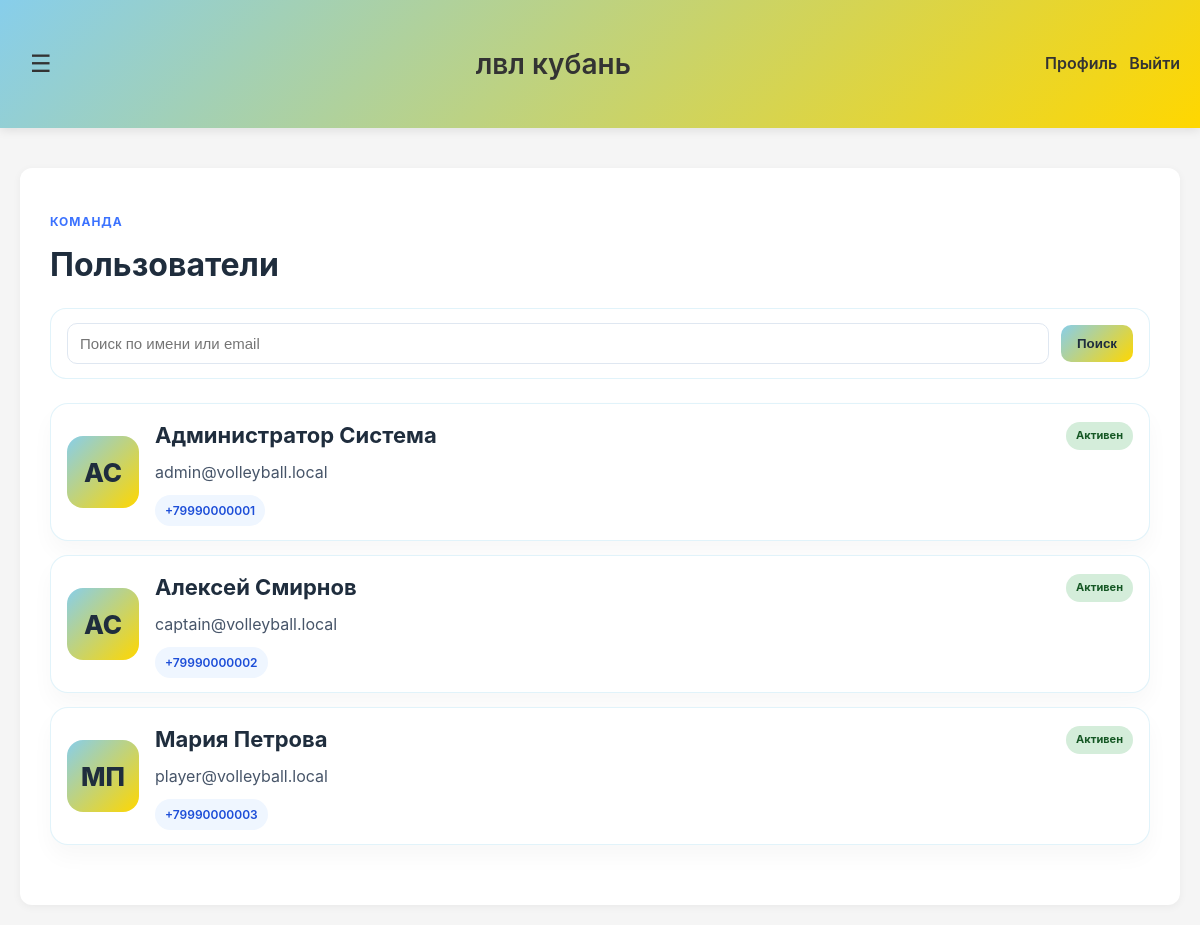
Screenshot of /accounts/users/ (signed in) with the database file from the repository.
### accounts/models.py (models this page shows, shortened)
class User(AbstractUser):
    username = None
    email = models.EmailField('Email', unique=True)
    full_name = models.CharField('ФИО', max_length=255)
    phone = models.CharField('Телефон', max_length=50, blank=True)
    vk = models.CharField('VK', max_length=255, blank=True)
    telegram = models.CharField('Telegram', max_length=255, blank=True)
    max = models.CharField('Max', max_length=255, blank=True)
    height = models.PositiveSmallIntegerField('Рост', null=True, blank=True)
    photo = models.ImageField('Фото', upload_to='users/', blank=True, null=True)
    birth_date = models.DateField('Дата рождения', null=True, blank=True)
    rank = models.CharField('Разряд', max_length=100, blank=True)
    USERNAME_FIELD = 'email'
    REQUIRED_FIELDS = ['full_name']
    objects = UserManager()
    class Meta:
        verbose_name = 'Пользователь'
        verbose_name_plural = 'Пользователи'
    @property
    def initials(self):
        if not self.full_name:
            return self.email[:2].upper() if self.email else 'U'
        parts = self.full_name.strip().split()
        if len(parts) >= 2:
            return (parts[0][0] + parts[-1][0]).upper()
        return self.full_name[:2].upper()

### accounts/views.py (the view)
# urls.py: path('users/', views.users_list_view, name='users_list'),
@login_required
def users_list_view(request):
    search = request.GET.get('search', '').strip()
    users = User.objects.order_by('full_name', 'email')
    if search:
        users = users.filter(
            models.Q(full_name__icontains=search) |
            models.Q(email__icontains=search)
        )
    return render(request, 'accounts/users_list.html', {'users': users, 'search': search})

### accounts/templates/accounts/users_list.html (shortened to what this page needs)
{% extends 'tournament/base.html' %}
{% block content %}
<div class="users-page">
    <div class="page-header">
        <div>
            <span class="eyebrow">Команда</span>
            <h2>Пользователи</h2>
        </div>
    </div>
    <form method="get" class="search-form">
        <input type="text" name="search" value="{{ search }}" placeholder="Поиск по имени или email">
        <button type="submit">Поиск</button>
    </form>
    {% if users %}
        <div class="users-list">
            {% for user in users %}
                <a href="{% url 'accounts:user_detail' user.id %}" class="user-row">
                    <div class="user-avatar">
                        {% if user.photo %}
                            <img src="{{ user.photo.url }}" alt="{{ user.full_name|default:user.email }}">
                        {% else %}
                            <div class="user-avatar-fallback">{{ user.initials }}</div>
                        {% endif %}
                    </div>
                    <div class="user-info">
                        <div class="user-topline">
                            <h3>{{ user.full_name|default:'Без имени' }}</h3>
                            {% if user.is_active %}
                                <span class="status status-active">Активен</span>
                            {% else %}
                                <span class="status status-banned">Заблокирован</span>
                            {% endif %}
                        </div>
                        <p>{{ user.email }}</p>
                        <div class="user-tags">
                            {% if user.phone %}<span>{{ user.phone }}</span>{% endif %}
                        </div>
                    </div>
                </a>
            {% endfor %}
        </div>
    {% else %}
        <div class="empty-state">Пользователи не найдены.</div>
    {% endif %}
</div>
{% endblock %}

### tournament/templates/tournament/base.html (style rules this page uses)
* { margin: 0; padding: 0; box-sizing: border-box; }
body { font-family: -apple-system, BlinkMacSystemFont, 'Segoe UI', Roboto, 'Helvetica Neue', Arial, sans-serif; background: #f5f5f5; color: #333; line-height: 1.6; }
.content h2 { color: #3b72ff; margin-bottom: 20px; font-size: 24px; }
.content h3 { color: #ffb700; margin-top: 30px; margin-bottom: 15px; font-size: 20px; }

### accounts/templates/accounts/users_list.html (style rules this page uses)
.users-page { padding: 10px 0 30px; }
.page-header { margin-bottom: 18px; }
.eyebrow { display: inline-block; font-size: 12px; font-weight: 700; text-transform: uppercase; letter-spacing: 0.08em; color: #3b72ff; margin-bottom: 8px; }
.page-header h2 { margin: 0; font-size: 32px; color: #1f2d3d; }
.search-form { display: flex; gap: 12px; align-items: center; flex-wrap: wrap; margin-bottom: 24px; background: white; border: 1px solid rgba(135, 206, 235, 0.25); border-radius: 16px; padding: 14px 16px; }
.search-form input { flex: 1; min-width: 220px; border: 1px solid #dfe7f1; border-radius: 10px; padding: 11px 12px; font-size: 15px; }
.search-form button, .search-form a { border-radius: 10px; padding: 11px 16px; font-weight: 600; text-decoration: none; }
.search-form button { border: none; background: linear-gradient(135deg, #87CEEB 0%, #FFD700 100%); color: #1f2d3d; cursor: pointer; }
.users-list { display: grid; gap: 14px; }
.user-row { display: flex; align-items: center; gap: 16px; background: white; border: 1px solid rgba(135, 206, 235, 0.25); border-radius: 18px; padding: 14px 16px; text-decoration: none; color: inherit; box-shadow: 0 12px 22px rgba(15, 23, 42, 0.03); transition: transform 0.2s ease, box-shadow 0.2s ease; }
.user-avatar { width: 72px; height: 72px; border-radius: 16px; overflow: hidden; flex-shrink: 0; background: #eef6ff; }
.user-avatar-fallback { width: 100%; height: 100%; display: flex; align-items: center; justify-content: center; font-size: 26px; font-weight: 800; color: #1f2d3d; background: linear-gradient(135deg, #87CEEB 0%, #FFD700 100%); }
.user-info { flex: 1; min-width: 0; }
.user-topline { display: flex; align-items: center; justify-content: space-between; gap: 12px; margin-bottom: 6px; }
.user-topline h3 { margin: 0; color: #1f2d3d; font-size: 22px; }
.status { display: inline-flex; align-items: center; padding: 5px 10px; border-radius: 999px; font-size: 11px; font-weight: 700; white-space: nowrap; }
.status-active { background: #d4edda; color: #155724; }
.user-info p { margin: 0 0 10px; color: #475569; word-break: break-word; }
.user-tags { display: flex; flex-wrap: wrap; gap: 8px; }
.user-tags span { display: inline-flex; background: #eff6ff; color: #1d4ed8; border-radius: 999px; font-size: 12px; font-weight: 600; padding: 6px 10px; }

### rows the page displays
User: initials "АС", full_name "Администратор Система", is_active "Активен", email "admin@volleyball.local", phone "+79990000001"
User: initials "АС", full_name "Алексей Смирнов", is_active "Активен", email "captain@volleyball.local", phone "+79990000002"
User: initials "МП", full_name "Мария Петрова", is_active "Активен", email "player@volleyball.local", phone "+79990000003"
